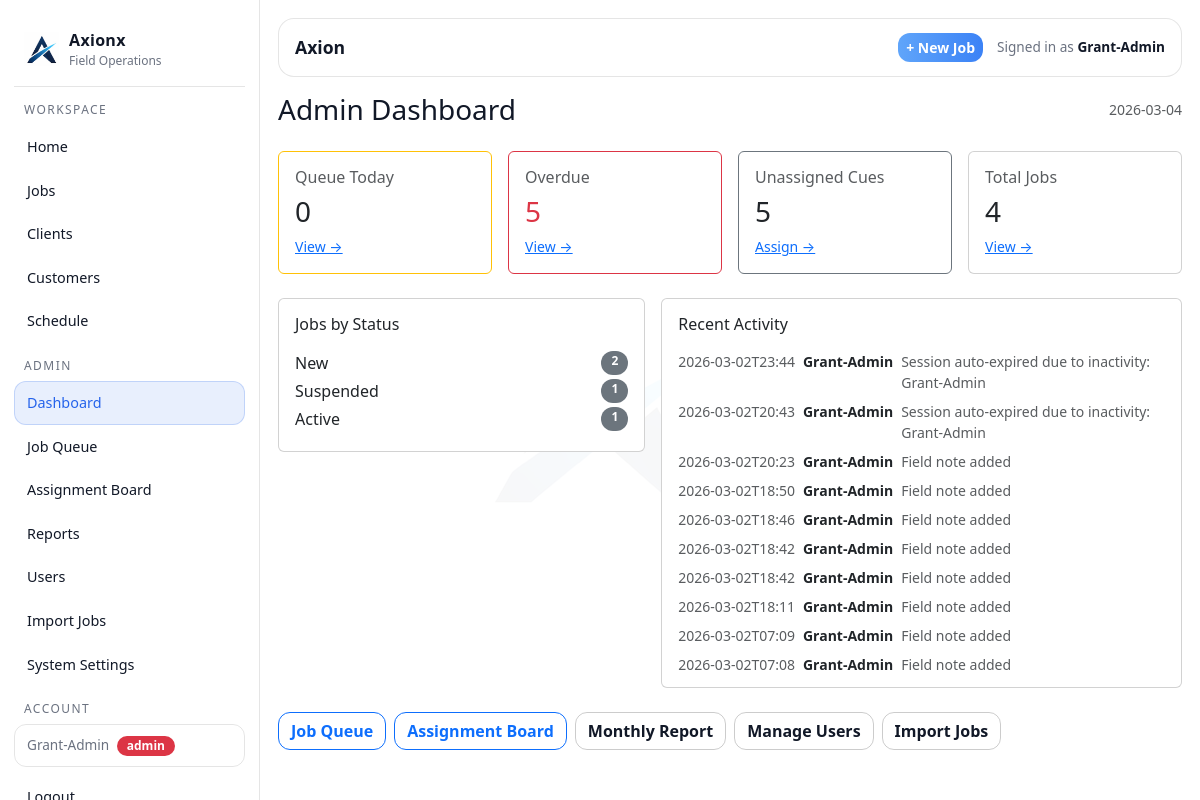
The app's page /admin (signed in), older data.
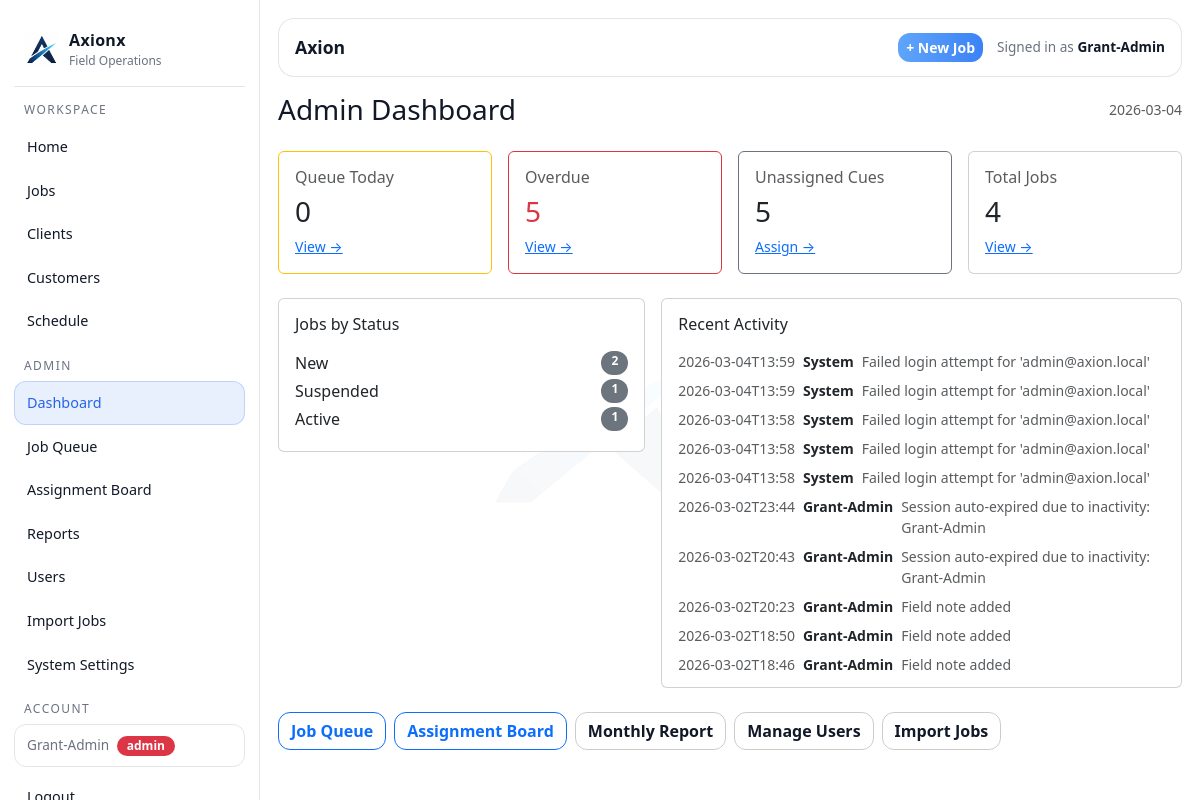
The same page, newer data.
### tables this page shows
CREATE TABLE users (
        id INTEGER PRIMARY KEY AUTOINCREMENT,
        full_name TEXT NOT NULL,
        email TEXT UNIQUE NOT NULL,
        password TEXT NOT NULL,
        role TEXT NOT NULL,
        active INTEGER NOT NULL DEFAULT 1,
        created_at TEXT NOT NULL
    );

CREATE TABLE jobs (
        id INTEGER PRIMARY KEY AUTOINCREMENT,

        internal_job_number TEXT NOT NULL,
        client_reference TEXT,
        display_ref TEXT NOT NULL,

        client_id INTEGER,
        customer_id INTEGER,
        assigned_user_id INTEGER,

        job_type TEXT NOT NULL,
        visit_type TEXT NOT NULL,
        status TEXT NOT NULL,
        priority TEXT NOT NULL,

        job_address TEXT,
        description TEXT,

        created_at TEXT NOT NULL,
        updated_at TEXT NOT NULL, lender_name TEXT, account_number TEXT, regulation_type TEXT, arrears_cents INTEGER, costs_cents INTEGER, mmp_cents INTEGER, job_due_date TEXT, bill_to_client_id INTEGER, payment_frequency TEXT, client_job_number TEXT,

        FOREIGN KEY(client_id) REFERENCES clients(id),
        FOREIGN KEY(customer_id) REFERENCES customers(id),
        FOREIGN KEY(assigned_user_id) REFERENCES users(id)
    );

CREATE TABLE audit_log (
        id INTEGER PRIMARY KEY AUTOINCREMENT,
        actor_user_id INTEGER,
        entity_type TEXT NOT NULL,
        entity_id INTEGER,
        action TEXT NOT NULL,
        message TEXT NOT NULL,
        meta_json TEXT,
        created_at TEXT NOT NULL,
        FOREIGN KEY(actor_user_id) REFERENCES users(id)
    );

### app.py (the view)
@app.get("/admin")
@admin_required
def admin_dashboard():
    today = datetime.now().date().isoformat()
    conn = db()
    cur = conn.cursor()
    cur.execute("SELECT COUNT(*) c FROM cue_items WHERE due_date = ? AND status IN ('Pending','In Progress')", (today,))
    cues_today = cur.fetchone()["c"]
    cur.execute("SELECT COUNT(*) c FROM cue_items WHERE due_date < ? AND status IN ('Pending','In Progress')", (today,))
    cues_overdue = cur.fetchone()["c"]
    cur.execute("SELECT COUNT(*) c FROM cue_items WHERE assigned_user_id IS NULL AND status IN ('Pending','In Progress')")
    cues_unassigned = cur.fetchone()["c"]
    cur.execute("SELECT status, COUNT(*) c FROM jobs GROUP BY status ORDER BY c DESC")
    jobs_by_status = cur.fetchall()
    cur.execute("""
        SELECT a.*, u.full_name actor_name
        FROM audit_log a
        LEFT JOIN users u ON u.id = a.actor_user_id
        ORDER BY a.id DESC
        LIMIT 20
    """)
    recent = cur.fetchall()
    conn.close()
    return render_template("admin.html",
                           today=today,
                           cues_today=cues_today,
                           cues_overdue=cues_overdue,
                           cues_unassigned=cues_unassigned,
                           jobs_by_status=jobs_by_status,
                           recent=recent)

### app.py (called while the page is built)
@app.after_request
def add_security_headers(resp):
    resp.headers["X-Content-Type-Options"] = "nosniff"
    resp.headers["X-Frame-Options"] = "DENY"
    resp.headers["Referrer-Policy"] = "strict-origin-when-cross-origin"
    resp.headers["Content-Security-Policy"] = (
        "default-src 'self' https: data:; "
        "img-src 'self' https: data:; "
        "script-src 'self' 'unsafe-inline' https:; "
        "style-src 'self' 'unsafe-inline' https:;"
    )
    return resp

def db():
    conn = sqlite3.connect(DB_PATH)
    conn.row_factory = sqlite3.Row
    return conn

def add_column_if_missing(cur, table, col, coltype):
    cur.execute(f"PRAGMA table_info({table})")
    cols = [r["name"] for r in cur.fetchall()]
    if col not in cols:
        cur.execute(f"ALTER TABLE {table} ADD COLUMN {col} {coltype}")

@app.context_processor
def inject_globals():
    return {
        "GOOGLE_MAPS_API_KEY": os.environ.get("GOOGLE_MAPS_API_KEY", ""),
        "google_maps_api_key": os.getenv("GOOGLE_MAPS_API_KEY", "")
    }

@app.before_request
def _ensure_db():
    init_db()

def admin_required(f):
    @wraps(f)
    def wrapper(*args, **kwargs):
        if not session.get("user_id"):
            return redirect(url_for("login"))
        if session.get("role") != "admin":
            flash("Admin access required.", "danger")
            return redirect(url_for("index"))
        return f(*args, **kwargs)
    return wrapper

### templates/admin.html
{% extends "layout.html" %}
{% block content %}
<div class="d-flex justify-content-between align-items-center mb-4">
  <h3 class="m-0">Admin Dashboard</h3>
  <span class="text-muted small">{{ today }}</span>
</div>
<div class="row g-3 mb-4">
  <div class="col-6 col-lg-3">
    <div class="card p-3 border-warning">
      <div class="h6 text-muted">Queue Today</div>
      <div class="h3">{{ cues_today }}</div>
      <a class="small" href="/queue?date={{ today }}">View →</a>
    </div>
  </div>
  <div class="col-6 col-lg-3">
    <div class="card p-3 border-danger">
      <div class="h6 text-muted">Overdue</div>
      <div class="h3 text-danger">{{ cues_overdue }}</div>
      <a class="small" href="/queue">View →</a>
    </div>
  </div>
  <div class="col-6 col-lg-3">
    <div class="card p-3 border-secondary">
      <div class="h6 text-muted">Unassigned Cues</div>
      <div class="h3">{{ cues_unassigned }}</div>
      <a class="small" href="/assign">Assign →</a>
    </div>
  </div>
  <div class="col-6 col-lg-3">
    <div class="card p-3">
      <div class="h6 text-muted">Total Jobs</div>
      <div class="h3">{{ jobs_by_status | sum(attribute='c') }}</div>
      <a class="small" href="/jobs">View →</a>
    </div>
  </div>
</div>
<div class="row g-3">
  <div class="col-12 col-lg-5">
    <div class="card p-3">
      <div class="h6 mb-3">Jobs by Status</div>
      {% for row in jobs_by_status %}
        <div class="d-flex justify-content-between mb-1">
          <span>{{ row.status }}</span>
          <span class="badge bg-secondary">{{ row.c }}</span>
        </div>
      {% else %}
        <div class="text-muted small">No jobs yet.</div>
      {% endfor %}
    </div>
  </div>
  <div class="col-12 col-lg-7">
    <div class="card p-3">
      <div class="h6 mb-3">Recent Activity</div>
      <div style="max-height:320px;overflow-y:auto">
        {% for r in recent %}
          <div class="d-flex gap-2 mb-2 small">
            <span class="text-muted text-nowrap">{{ r.created_at[:16] }}</span>
            <span class="fw-semibold text-nowrap">{{ r.actor_name or "System" }}</span>
            <span class="text-muted">{{ r.message }}</span>
          </div>
        {% else %}
          <div class="text-muted small">No activity yet.</div>
        {% endfor %}
      </div>
    </div>
  </div>
</div>
<div class="mt-4 d-flex gap-2 flex-wrap">
  <a class="btn btn-outline-primary" href="/queue?date={{ today }}">Job Queue</a>
  <a class="btn btn-outline-primary" href="/assign?date={{ today }}">Assignment Board</a>
  <a class="btn btn-outline-secondary" href="/reports/monthly">Monthly Report</a>
  <a class="btn btn-outline-secondary" href="/users">Manage Users</a>
  <a class="btn btn-outline-secondary" href="/import/jobs">Import Jobs</a>
</div>
{% endblock %}

### templates/layout.html (shortened to what this page needs)
<!doctype html>
<html lang="en">
<head>
  <link href="https://cdn.jsdelivr.net/npm/bootstrap@5.3.3/dist/css/bootstrap.min.css" rel="stylesheet">
</head>
<body>
  <div class="ax-shell">
    <aside class="ax-sidebar">
      <a class="ax-brand" href="/dashboard">
        <img src="{{ url_for('static', filename='images/axionx-icon.png') }}" alt="Axionx">
        <div>
          <div class="name">Axionx</div>
          <div class="sub">Field Operations</div>
        </div>
      </a>
      <div class="ax-nav">
        <div class="hint">Workspace</div>
        <a href="/dashboard" class="{% if request.path == '/dashboard' %}active{% endif %}">Home</a>
        <a href="/jobs" class="{% if request.path.startswith('/jobs') %}active{% endif %}">Jobs</a>
        {% if session.get('role') != 'agent' %}
        <a href="/clients" class="{% if request.path.startswith('/clients') %}active{% endif %}">Clients</a>
        <a href="/customers" class="{% if request.path.startswith('/customers') %}active{% endif %}">Customers</a>
        <a href="/schedule" class="{% if request.path.startswith('/schedule') %}active{% endif %}">Schedule</a>
        {% endif %}
        {% if session.get('role') == 'admin' %}
          <div class="hint">Admin</div>
          <a href="/admin" class="{% if request.path == '/admin' %}active{% endif %}">Dashboard</a>
          <a href="/queue" class="{% if request.path.startswith('/queue') %}active{% endif %}">Job Queue</a>
          <a href="/assign" class="{% if request.path.startswith('/assign') %}active{% endif %}">Assignment Board</a>
          <a href="/reports/monthly" class="{% if request.path.startswith('/reports') %}active{% endif %}">Reports</a>
          <a href="/users" class="{% if request.path.startswith('/users') %}active{% endif %}">Users</a>
          <a href="/import/jobs" class="{% if request.path.startswith('/import') %}active{% endif %}">Import Jobs</a>
          <a href="/admin/settings" class="{% if request.path.startswith('/admin/settings') %}active{% endif %}">System Settings</a>
        {% endif %}
        <div class="hint">Account</div>
        {% if session.get('user_id') %}
          <div class="ax-user-chip mb-2">
            {{ session.get('user_name') }}
            <span class="badge {% if session.get('role') == 'admin' %}bg-danger{% else %}bg-secondary{% endif %} ms-1">{{ session.get('role') }}</span>
          </div>
          <a href="/logout">Logout</a>
        {% else %}
          <a href="/login" class="{% if request.path.startswith('/login') or request.path.startswith('/signup') %}active{% endif %}">Login</a>
        {% endif %}
      </div>
    </aside>
    <main class="ax-main">
      <div class="ax-topbar">
        <div class="title">{% block page_title %}Axion{% endblock %}</div>
        <div style="display:flex; align-items:center; gap:14px;">
          {% if session.get('user_id') and session.get('role') != 'agent' %}
            <a href="/jobs/new" class="btn btn-primary btn-sm">+ New Job</a>
          {% endif %}
          <div style="color:var(--muted); font-size:.85rem;">
            {% if session.get('user_id') %}
              Signed in as <strong style="color:var(--text)">{{ session.get('user_name') }}</strong>
            {% else %}
              Not signed in
            {% endif %}
          </div>
        </div>
      </div>
      {% block content %}{% endblock %}
    </main>
  </div>
</body>
</html>

### templates/layout.html (style rules this page uses)
:root { --bg: #ffffff; --panel: #ffffff; --panel2: #f3f4f6; --card: #f9fafb; --text: #111827; --muted: #6b7280; --line: rgba(0,0,0,.10); --accent: #2563eb; --accent2: #16a34a; --danger: #dc2626; }
body { background: #ffffff; color: var(--text); }
body::before { content: ''; position: fixed; inset: 0; background: url('/static/images/axionx-icon.png') center center / 260px auto no-repeat; opacity: .03; pointer-events: none; z-index: 0; }
.ax-shell { min-height: 100vh; display: grid; grid-template-columns: 260px 1fr; position: relative; z-index: 1; }
.ax-sidebar { background: #ffffff; border-right: 1px solid var(--line); position: sticky; top: 0; height: 100vh; padding: 18px 14px; overflow-y: auto; }
.ax-brand { display:flex; align-items:center; gap: 10px; padding: 10px 10px 16px 10px; border-bottom: 1px solid var(--line); margin-bottom: 14px; text-decoration: none; }
.ax-brand img { height: 34px; }
.ax-brand .name { font-weight: 700; letter-spacing: .3px; color: var(--text); }
.ax-brand .sub { font-size: .75rem; color: var(--muted); }
.ax-nav a { display:flex; align-items:center; gap: 10px; padding: 10px 12px; border-radius: 12px; color: var(--text); text-decoration:none; border: 1px solid transparent; font-size: .9rem; }
.ax-nav a.active { background: rgba(37,99,235,.10); border-color: rgba(37,99,235,.20); color: #2563eb; }
.ax-nav .hint { color: var(--muted); font-size: .75rem; margin: 14px 10px 6px; text-transform: uppercase; letter-spacing: .12em; }
.ax-user-chip { margin-top: auto; padding: 10px 12px; border-radius: 12px; border: 1px solid var(--line); font-size: .85rem; color: var(--muted); }
.ax-main { padding: 18px 18px 28px; min-width: 0; }
.ax-topbar { background: #ffffff; border: 1px solid var(--line); border-radius: 16px; padding: 14px 16px; display:flex; align-items:center; justify-content: space-between; margin-bottom: 16px; }
.ax-topbar .title { font-size: 1.1rem; font-weight: 650; }
.btn { border-radius: 12px; font-weight: 600; }
.btn-primary { background: linear-gradient(90deg, #60a5fa, #3b82f6); border: 0; }
.btn-outline-secondary { border-color: rgba(0,0,0,.20); color: var(--text); }
.badge { border-radius: 999px; padding: 4px 10px; font-weight: 600; font-size: .75rem; }
h3, h4, h5 { color: var(--text); }

Row changes from the older to the newer data that the page shows:
no longer on this page (row unchanged): audit_log: created_at "2026-03-02T18:42", full_name "Grant-Admin", message "Field note added"
no longer on this page (row unchanged): audit_log: created_at "2026-03-02T18:42", full_name "Grant-Admin", message "Field note added"
no longer on this page (row unchanged): audit_log: created_at "2026-03-02T18:11", full_name "Grant-Admin", message "Field note added"
no longer on this page (row unchanged): audit_log: created_at "2026-03-02T07:09", full_name "Grant-Admin", message "Field note added"
no longer on this page (row unchanged): audit_log: created_at "2026-03-02T07:08", full_name "Grant-Admin", message "Field note added"
added audit_log: created_at "2026-03-04T13:59", actor_name "System", message "Failed login attempt for 'admin@axion.local'"
added audit_log: created_at "2026-03-04T13:59", actor_name "System", message "Failed login attempt for 'admin@axion.local'"
added audit_log: created_at "2026-03-04T13:58", actor_name "System", message "Failed login attempt for 'admin@axion.local'"
added audit_log: created_at "2026-03-04T13:58", actor_name "System", message "Failed login attempt for 'admin@axion.local'"
added audit_log: created_at "2026-03-04T13:58", actor_name "System", message "Failed login attempt for 'admin@axion.local'"
